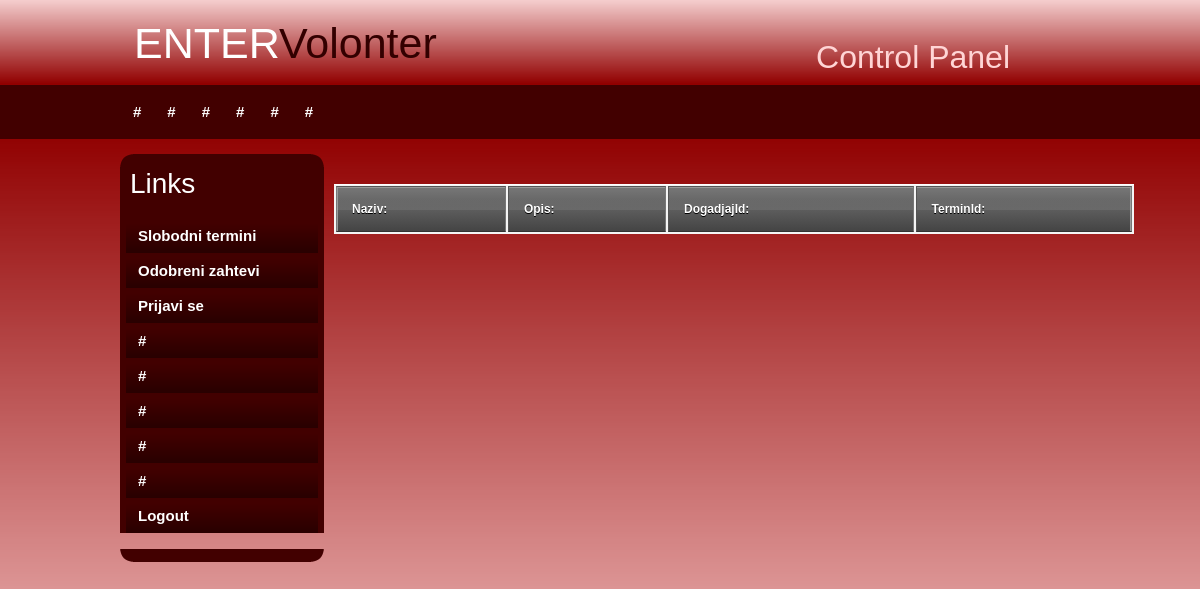
/enter_site/index.php/volonter/slobodniTermini, run on an earlier commit of the app's database.
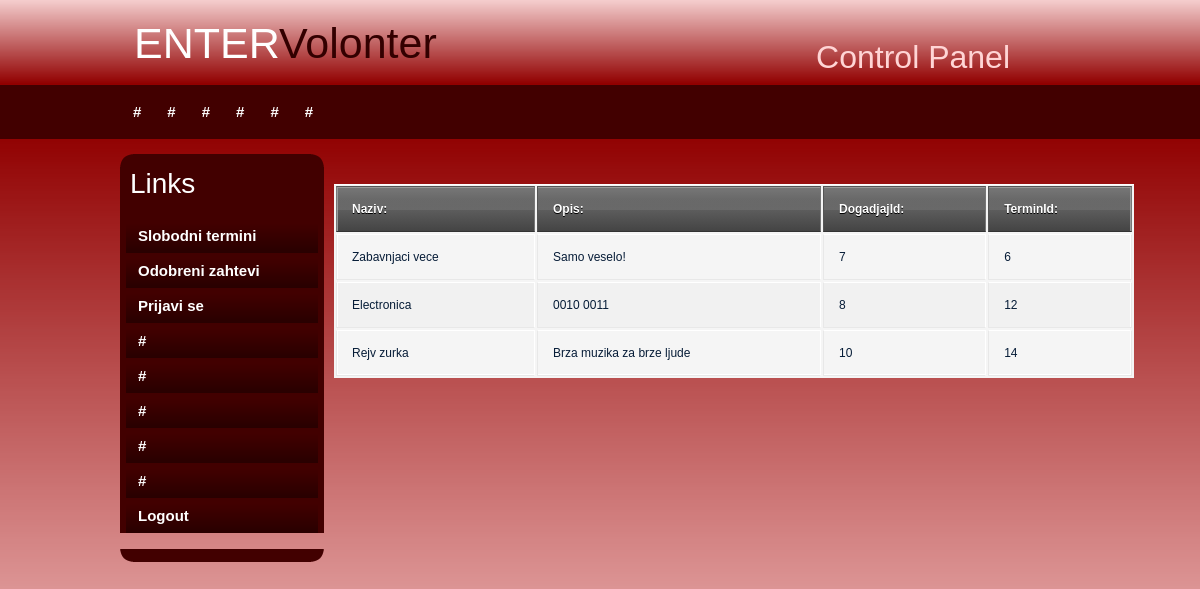
And on a later commit of the database.
### tables this page shows
CREATE TABLE IF NOT EXISTS `dogadjaj` (
  `dogadjajID` int(14) NOT NULL AUTO_INCREMENT,
  `naziv` varchar(40) NOT NULL,
  `opis` varchar(500) DEFAULT 'Dobar provod vas ceka!',
  `terminID` int(14) NOT NULL,
  `username` varchar(20) NOT NULL,
  `potvrdjen` int(2) NOT NULL,
  PRIMARY KEY (`dogadjajID`),
  UNIQUE KEY `terminID` (`terminID`),
  KEY `username` (`username`) USING BTREE
);

### enter_site/application/controllers/Volonter.php (called while the page is built, shortened)
<?php
class Volonter extends CI_Controller {
    public function __construct() {
        $this->load->library("session");
        $this->load->model("ModelIzvodjac");
        $this->load->model("ModelTermin");
        $this->load->model("ModelDogadjaj");
        $this->load->model("ModelSlobodniTermini");
        $this->load->model("ModelVolontira");
    }
    public function slobodniTermini(){
        $mesta = $this->ModelSlobodniTermini->dohvPotvTermine();
        $naredba1 = "mesta";
        $this->load->view("volonter/index.php",  array('mesta'=>$mesta,'naredba1'=>"mesta"));
    }
}

### enter_site/index.php (called while the page is built, shortened)
<?php
require_once BASEPATH.'core/CodeIgniter.php';

### enter_site/application/models/ModelSlobodniTermini.php (called while the page is built, shortened)
<?php
class ModelSlobodniTermini extends CI_Model{
     public function dohvPotvTermine() {
        $this->db->select('*');
        $this->db->from('dogadjaj');
        $this->db->where('potvrdjen',1);
        $query=$this->db->get();
        $result = $query->result();
        return $result;
    }
}

### enter_site/application/views/volonter/index.php (the view, shortened to what this page needs)
<!DOCTYPE html PUBLIC "-//W3C//DTD XHTML 1.0 Transitional//EN" "http://www.w3.org/TR/xhtml1/DTD/xhtml1-transitional.dtd">
<link rel="stylesheet" href="https://stackpath.bootstrapcdn.com/bootstrap/4.3.1/css/bootstrap.min.css">
<link rel="stylesheet" href="<?php echo base_url();?>assets/css/style.css">
<html xmlns="http://www.w3.org/1999/xhtml">
<head>
</head>
<body>
<div id="container">
		<div id="header">
        	<h1>ENTER<span class="off">Volonter</span></h1>
            <h2>Control Panel</h2>
        </div>
        <div id="menu">
        	<ul>
            	<li class="menuitem"><a href="#">#</a></li>
                <li class="menuitem"><a href="#">#</a></li>
                <li class="menuitem"><a href="#">#</a></li>
                <li class="menuitem"><a href="#">#</a></li>
                <li class="menuitem"><a href="#">#</a></li>
              <li class="menuitem"><a href="#">#</a></li>
            </ul>
        </div>
        <div id="leftmenu">
        <div id="leftmenu_top"></div>
				<div id="leftmenu_main">
                <h3>Links</h3>
                <ul>
                    <li><a href="<?php echo site_url("Volonter/slobodniTermini"); ?>">Slobodni termini</a></li>
                    <li><a href="<?php echo site_url("Volonter/odobreniZahtevi"); ?>">Odobreni zahtevi</a></li>
                    <li><a href="<?php echo site_url("Volonter/dodajVol"); ?>">Prijavi se</a></li>
                    <li><a href="#">#</a></li>
                    <li><a href="#">#</a></li>
                    <li><a href="#">#</a></li>
                    <li><a href="#">#</a></li>
                    <li><a href="#">#</a></li>
                    <li><a href="<?php echo site_url("Volonter/logout"); ?>">Logout</a></li>
                </ul>
</div>
              <div id="leftmenu_bottom"></div>
        </div>
		<div id="content">
        <div id="content_main">
        	 <?php
                    if($naredba1 == "pocetna"){
                        echo "Hola Mr. Volunteer!";
                    }
                    elseif($naredba1 == "mesta"){
                        echo "<table> <tr><th>Naziv:</th><th>Opis:</th><th>DogadjajId:</th><th>TerminId:</th></tr>";
                        foreach ($mesta as $termin) {
                            echo "<tr><td>".$termin->naziv."</td><td>".$termin->opis."</td><td> ".$termin->dogadjajID."</td><td> ".$termin->terminID."</td></tr>";
                        }
                        echo "</table><br><br>";
                    }
                ?>
        </div>
      </div>
   </div>
</body>
</html>

What changed in the data, as far as the page shows it:
added dogadjaj: naziv "Zabavnjaci vece", opis "Samo veselo!", dogadjajID "7", terminID "6"
added dogadjaj: naziv "Electronica", opis "0010 0011", dogadjajID "8", terminID "12"
added dogadjaj: naziv "Rejv zurka", opis "Brza muzika za brze ljude", dogadjajID "10", terminID "14"
